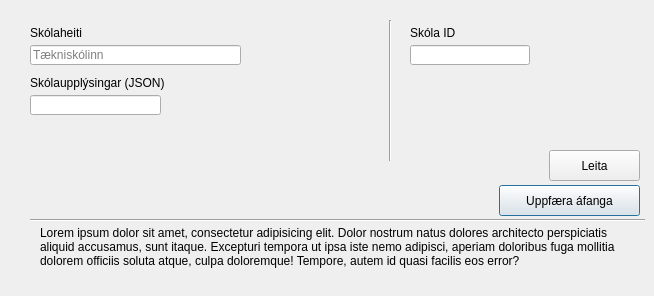
      <widget class="QWidget" name="schoolsTabCreate_3">
       <attribute name="title">
        <string>Skóli</string>
       </attribute>
       <widget class="Line" name="line_36">
        <property name="geometry">
         <rect>
          <x>30</x>
          <y>210</y>
          <width>615</width>
          <height>20</height>
         </rect>
        </property>
        <property name="orientation">
         <enum>Qt::Horizontal</enum>
        </property>
       </widget>
       <widget class="QLineEdit" name="lineEditCourseAddCourseName_11">
        <property name="geometry">
         <rect>
          <x>30</x>
          <y>95</y>
          <width>131</width>
          <height>20</height>
         </rect>
        </property>
        <property name="focusPolicy">
         <enum>Qt::StrongFocus</enum>
        </property>
        <property name="maxLength">
         <number>100000</number>
        </property>
        <property name="placeholderText">
         <string/>
        </property>
       </widget>
       <widget class="QLabel" name="label_140">
        <property name="geometry">
         <rect>
          <x>30</x>
          <y>20</y>
          <width>101</width>
          <height>20</height>
         </rect>
        </property>
        <property name="layoutDirection">
         <enum>Qt::LeftToRight</enum>
        </property>
        <property name="text">
         <string>Skólaheiti</string>
        </property>
        <property name="alignment">
         <set>Qt::AlignBottom|Qt::AlignLeading|Qt::AlignLeft</set>
        </property>
       </widget>
       <widget class="QLabel" name="label_141">
        <property name="geometry">
         <rect>
          <x>40</x>
          <y>226</y>
          <width>591</width>
          <height>61</height>
         </rect>
        </property>
        <property name="text">
         <string>Lorem ipsum dolor sit amet, consectetur adipisicing elit. Dolor nostrum natus dolores architecto perspiciatis aliquid accusamus, sunt itaque. Excepturi tempora ut ipsa iste nemo adipisci, aperiam doloribus fuga mollitia dolorem officiis soluta atque, culpa doloremque! Tempore, autem id quasi facilis eos error?</string>
        </property>
        <property name="textFormat">
         <enum>Qt::AutoText</enum>
        </property>
        <property name="scaledContents">
         <bool>false</bool>
        </property>
        <property name="alignment">
         <set>Qt::AlignLeading|Qt::AlignLeft|Qt::AlignTop</set>
        </property>
        <property name="wordWrap">
         <bool>true</bool>
        </property>
       </widget>
       <widget class="QLineEdit" name="lineEditCourseAddCourseName_12">
        <property name="geometry">
         <rect>
          <x>30</x>
          <y>45</y>
          <width>211</width>
          <height>20</height>
         </rect>
        </property>
        <property name="focusPolicy">
         <enum>Qt::StrongFocus</enum>
        </property>
        <property name="maxLength">
         <number>75</number>
        </property>
        <property name="placeholderText">
         <string>Tækniskólinn</string>
        </property>
       </widget>
       <widget class="QLabel" name="label_142">
        <property name="geometry">
         <rect>
          <x>30</x>
          <y>70</y>
          <width>211</width>
          <height>20</height>
         </rect>
        </property>
        <property name="layoutDirection">
         <enum>Qt::LeftToRight</enum>
        </property>
        <property name="text">
         <string>Skólaupplýsingar (JSON)</string>
        </property>
        <property name="alignment">
         <set>Qt::AlignBottom|Qt::AlignLeading|Qt::AlignLeft</set>
        </property>
       </widget>
       <widget class="QPushButton" name="pushButton_31">
        <property name="geometry">
         <rect>
          <x>499</x>
          <y>185</y>
          <width>141</width>
          <height>31</height>
         </rect>
        </property>
        <property name="sizePolicy">
         <sizepolicy hsizetype="Minimum" vsizetype="Fixed">
          <horstretch>0</horstretch>
          <verstretch>0</verstretch>
         </sizepolicy>
        </property>
        <property name="layoutDirection">
         <enum>Qt::LeftToRight</enum>
        </property>
        <property name="autoFillBackground">
         <bool>false</bool>
        </property>
        <property name="text">
         <string>Uppfæra áfanga</string>
        </property>
        <property name="autoDefault">
         <bool>false</bool>
        </property>
        <property name="default">
         <bool>true</bool>
        </property>
        <property name="flat">
         <bool>false</bool>
        </property>
       </widget>
       <widget class="QLineEdit" name="lineEditCourseAddCourseNum_7">
        <property name="geometry">
         <rect>
          <x>410</x>
          <y>45</y>
          <width>120</width>
          <height>20</height>
         </rect>
        </property>
        <property name="inputMask">
         <string/>
        </property>
        <property name="text">
         <string/>
        </property>
        <property name="maxLength">
         <number>11</number>
        </property>
        <property name="placeholderText">
         <string/>
        </property>
       </widget>
       <widget class="QPushButton" name="pushButton_39">
        <property name="geometry">
         <rect>
          <x>549</x>
          <y>150</y>
          <width>91</width>
          <height>31</height>
         </rect>
        </property>
        <property name="text">
         <string>Leita</string>
        </property>
       </widget>
       <widget class="QLabel" name="label_166">
        <property name="geometry">
         <rect>
          <x>410</x>
          <y>20</y>
          <width>101</width>
          <height>20</height>
         </rect>
        </property>
        <property name="text">
         <string>Skóla ID</string>
        </property>
        <property name="alignment">
         <set>Qt::AlignBottom|Qt::AlignLeading|Qt::AlignLeft</set>
        </property>
       </widget>
       <widget class="Line" name="line_44">
        <property name="geometry">
         <rect>
          <x>380</x>
          <y>20</y>
          <width>20</width>
          <height>141</height>
         </rect>
        </property>
        <property name="orientation">
         <enum>Qt::Vertical</enum>
        </property>
       </widget>
      </widget>
